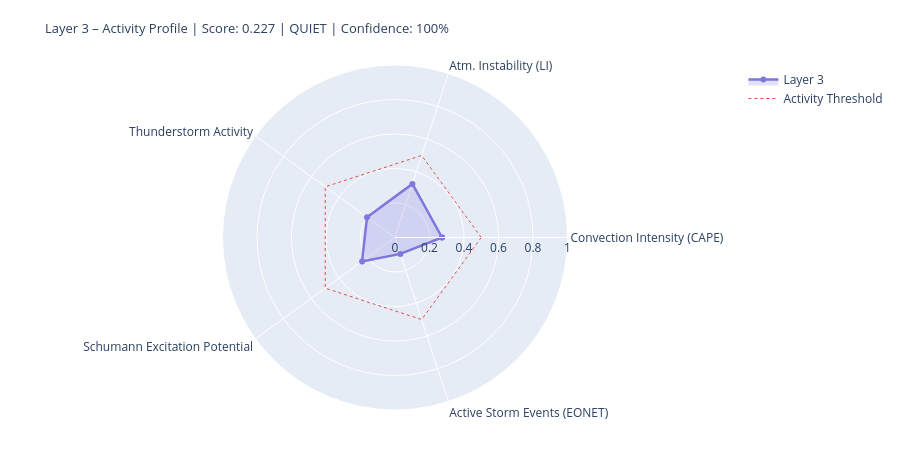

Notebook code for this chart:
### Markdown cell above
---
## 4. State Assessment & Handoff to Layer 4/5

### Code cell
# ============================================================
# LAYER-3-SCORE
# Five dynamic components
# ============================================================

def norm(v, lo, hi):
    if v is None or (isinstance(v, float) and math.isnan(v)): return None
    return round(max(0.0, min(1.0, (v - lo) / (hi - lo))), 4)

# --- 1) Convection intensity (global CAPE mean) ---
cape_mean = df_atm['cape'].dropna().mean() if not df_atm.empty else None
conv_score = norm(cape_mean, 0, 3000)
conv_src   = 'primary' if cape_mean is not None else 'missing'

# --- 2) Atmospheric instability (LI mean) ---
li_mean   = df_atm['li'].dropna().mean() if not df_atm.empty else None
# Negative LI = unstable → higher score
instab_score = norm(-li_mean if li_mean is not None else None, -6, 6)
instab_src   = 'primary' if li_mean is not None else 'missing'

# --- 3) Thunderstorm activity (mean thunder score + WMO count) ---
thunder_mean = df_atm['thunder_score'].mean() if not df_atm.empty else None
n_thunder    = int(df_atm['thunderstorm'].sum()) if not df_atm.empty else 0
thunder_score_val = norm(
    (thunder_mean or 0) * 0.7 + n_thunder * 0.1, 0, 1.0
) if thunder_mean is not None else None
thunder_src = 'primary'

# --- 4) Schumann excitation potential (weighted Schumann contribution) ---
schumann_pot = df_atm['schumann_contribution'].mean() if not df_atm.empty else None
# Boosted by Layer-2 thunderstorm trigger
if schumann_pot is not None and l2_thunder:
    schumann_pot = min(1.0, schumann_pot * 1.2)
schumann_score = norm(schumann_pot, 0, 1.0) if schumann_pot is not None else None
schumann_src   = 'derived'

# --- 5) Storm activity (NASA EONET) ---
# Distinction: None = data not loaded, 0.0 = loaded but no events
storm_score = None
storm_src   = 'missing'
if raw.get('storms') is not None:          # API reached successfully
    storm_score = norm(len(storm_events), 0, 30) if storm_events else 0.0
    storm_src   = 'primary'

# X-Ray and Kp: context only, not in dynamic score
# (X-Ray = Layer-0/4 driver; Kp = geomagnetic index, not a lightning proxy)
xray_context = None
if raw.get('xray'):
    df_xc = pd.DataFrame(raw['xray'])
    fc = next((c for c in df_xc.columns
               if any(k in c.lower() for k in ['flux','long']) and 'time' not in c.lower()),
              df_xc.columns[1])
    df_xc[fc] = pd.to_numeric(df_xc[fc], errors='coerce')
    xray_last = df_xc[fc].dropna().iloc[-1] if not df_xc[fc].dropna().empty else None
    if xray_last:
        xray_class = ('X' if xray_last>=1e-4 else 'M' if xray_last>=1e-5
                      else 'C' if xray_last>=1e-6 else 'B')
        xray_context = {'flux': float(xray_last), 'class': xray_class}
        print(f'X-Ray context: {xray_class}-class ({xray_last:.2e} W/m²)')

# --- Aggregate ---
COMPONENTS = {
    'Convection Intensity (CAPE)':  {'score': conv_score,       'source': conv_src,    'dynamic': True},
    'Atm. Instability (LI)':         {'score': instab_score,     'source': instab_src,  'dynamic': True},
    'Thunderstorm Activity':              {'score': thunder_score_val, 'source': thunder_src, 'dynamic': True},
    'Schumann Excitation Potential':   {'score': schumann_score,   'source': schumann_src,'dynamic': True},
    'Active Storm Events (EONET)': {'score': storm_score,      'source': storm_src,   'dynamic': True},
}

available   = {k: v['score'] for k, v in COMPONENTS.items() if v['score'] is not None}
unavailable = [k for k, v in COMPONENTS.items() if v['score'] is None]
layer3_score = round(sum(available.values()) / len(available), 4) if available else None
confidence   = round(len(available) / len(COMPONENTS), 2)
level = ('unknown' if layer3_score is None
         else 'quiet'   if layer3_score < 0.3
         else 'moderate' if layer3_score < 0.6
         else 'active')
dominant_l3 = max(available, key=available.get) if available else 'none'

# --- Ausgabe ---
W = 68
print('=' * W)
print('LAYER 3 – ATMOSPHERE / WEATHER / THUNDERSTORMS – STATE ASSESSMENT')
print('=' * W)
for name, comp in COMPONENTS.items():
    s = comp['score']
    if s is not None:
        bar = '█' * int(s * 20) + '░' * (20 - int(s * 20))
        print(f'  {name:<36} {bar}  {s:.3f}  [{comp["source"]}]')
    else:
        print(f'  {name:<36} {"─" * 20}  n/a   [missing]')
print('-' * W)
print(f'  Score:        {layer3_score:.3f}  ({len(available)}/{len(COMPONENTS)} components)')
print(f'  Confidence:   {confidence:.0%}')
print(f'  Level:        {level.upper()}')
print(f'  Dominant:     {dominant_l3}')
print(f'  CAPE mean:    {cape_mean:.0f} J/kg' if cape_mean else '  CAPE mean:    n/a')
print(f'  LI mean:      {li_mean:.1f} K' if li_mean is not None else '  LI mean:      n/a')
print(f'  Thunderstorms:{n_thunder} points (WMO)  +  {len(storm_events)} NASA EONET')
print('=' * W)

# Radar
cats   = list(available.keys())
vals_r = list(available.values())
if len(cats) >= 3:
    fig = go.Figure()
    fig.add_trace(go.Scatterpolar(
        r=vals_r + [vals_r[0]], theta=cats + [cats[0]],
        fill='toself', fillcolor='rgba(127,119,221,0.22)',
        line=dict(color='#7F77DD', width=2.5), name='Layer 3'
    ))
    fig.add_trace(go.Scatterpolar(
        r=[0.5] * (len(cats)+1), theta=cats + [cats[0]],
        line=dict(color='#E24B4A', dash='dot', width=1),
        mode='lines', name='Activity Threshold'
    ))
    fig.update_layout(
        title=dict(
            text=f'Layer 3 – Activity Profile | Score: {layer3_score:.3f} | {level.upper()} | Confidence: {confidence:.0%}',
            font=dict(size=13)
        ),
        polar=dict(radialaxis=dict(visible=True, range=[0, 1])),
        height=450, showlegend=True,
        margin=dict(l=60, r=60, t=65, b=40)
    )
    fig.show()

### Figure 1 — Plotly figure (JSON) as saved in the notebook; plotly's stock layout.template omitted (floating-point values rounded to 4 significant figures)
{"data": [{"fill": "toself", "fillcolor": "rgba(127,119,221,0.22)", "line": {"color": "#7F77DD", "width": 2.5}, "name": "Layer 3", "r": [0.2727, 0.3267, 0.2005, 0.2358, 0.1, 0.2727], "theta": ["Convection Intensity (CAPE)", "Atm. Instability (LI)", "Thunderstorm Activity", "Schumann Excitation Potential", "Active Storm Events (EONET)", "Convection Intensity (CAPE)"], "type": "scatterpolar"}, {"line": {"color": "#E24B4A", "dash": "dot", "width": 1}, "mode": "lines", "name": "Activity Threshold", "r": [0.5, 0.5, 0.5, 0.5, 0.5, 0.5], "theta": ["Convection Intensity (CAPE)", "Atm. Instability (LI)", "Thunderstorm Activity", "Schumann Excitation Potential", "Active Storm Events (EONET)", "Convection Intensity (CAPE)"], "type": "scatterpolar"}], "layout": {"height": 450, "margin": {"b": 40, "l": 60, "r": 60, "t": 65}, "polar": {"radialaxis": {"range": [0, 1], "visible": true}}, "showlegend": true, "title": {"font": {"size": 13}, "text": "Layer 3 – Activity Profile | Score: 0.227 | QUIET | Confidence: 100%"}}}
